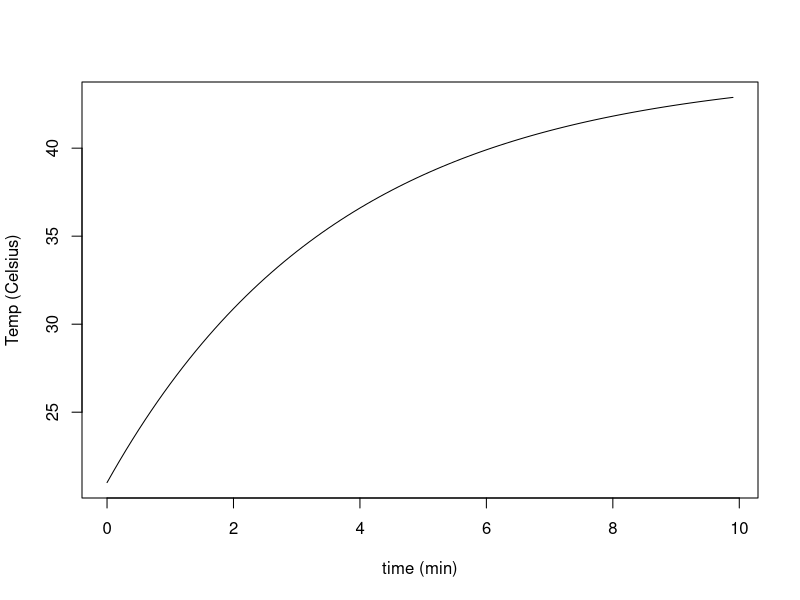

Generate this figure with R:
## ---- chunk 1
Ti = round(runif(1,10,30),0)
B = round(runif(1,0.11,0.5),2)
if(B==1){
  B = 1.1
}
C = round(B*Ti+runif(1,2,8),0)
dt = 0.1
Tf = Ti+(-B*Ti+C)*dt

Ts = c(Ti)
ts = c(0)

for(i in 1:101){
  TT = Ts[i]
  tt = ts[i]
  TT2 = (-B*TT+C)*dt+TT
  tt2 = ts[i]+dt
  Ts = c(Ts,TT2)
  ts = c(ts,tt2)
}

## ---- chunk 2
plot(ts[0:100],Ts[0:100],type="l",xlab="time (min)",ylab="Temp (Celsius)")
